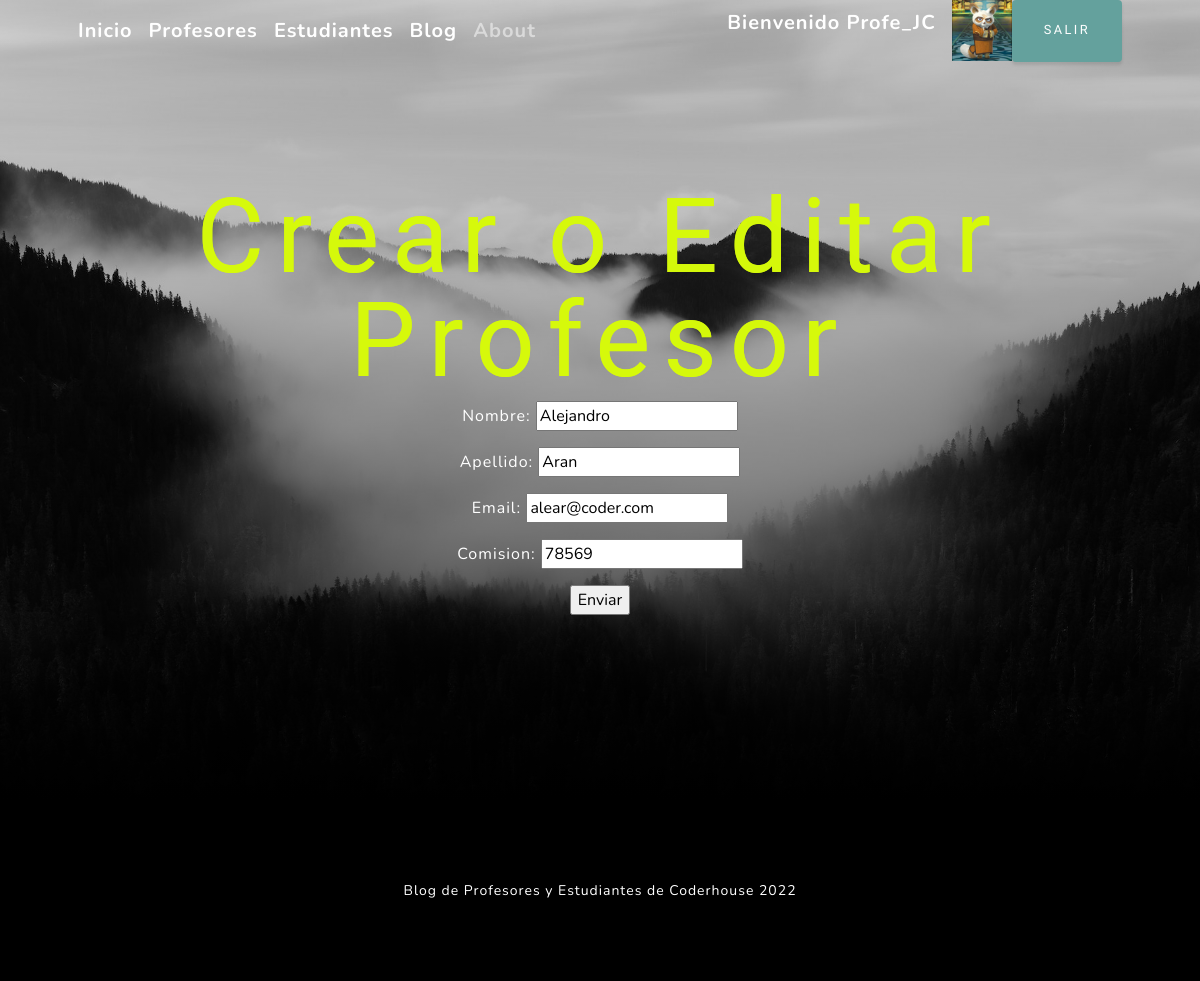
Page /Aplicacion/Peditar/7 (signed in) on the earlier database version.
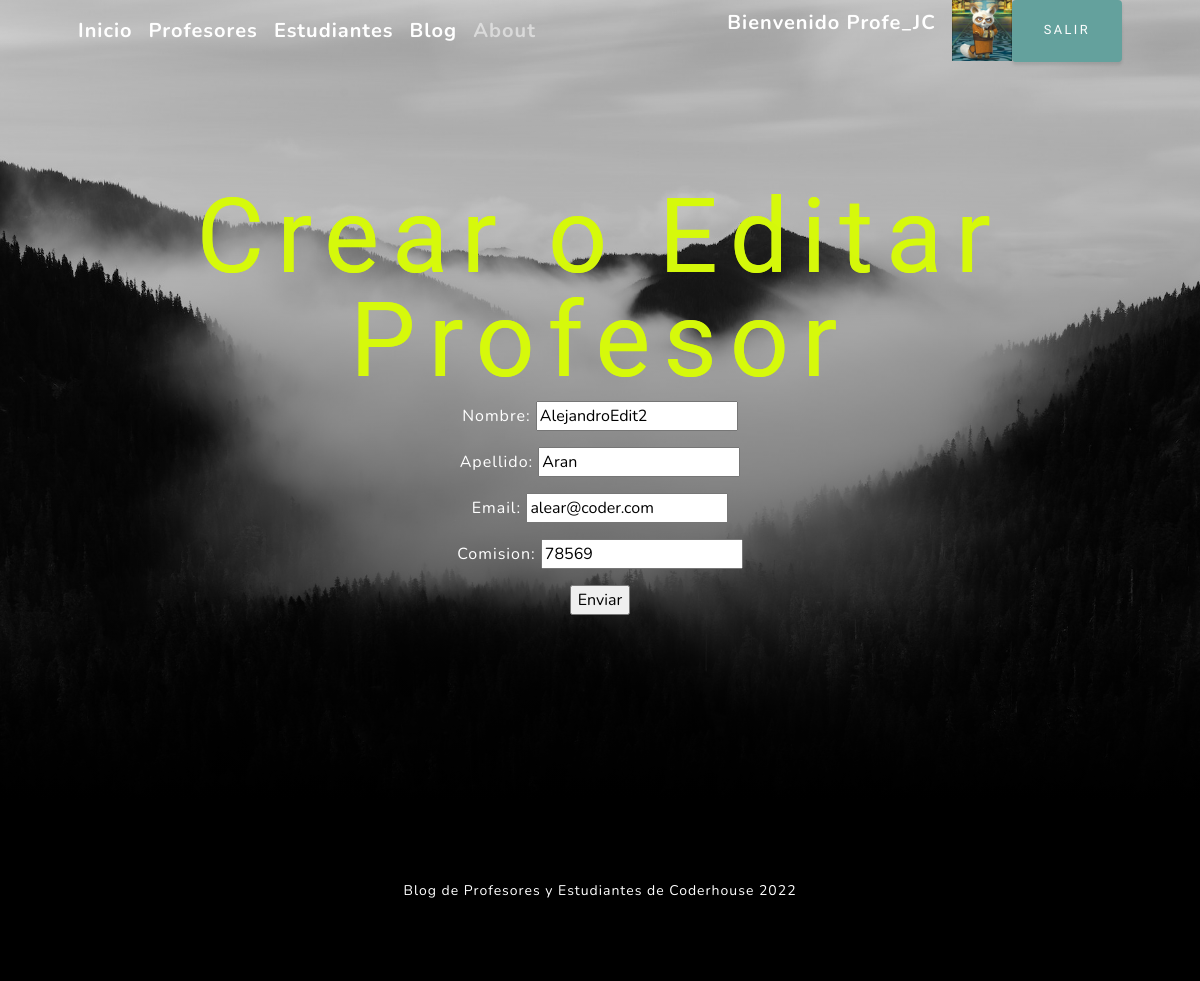
Same page on the later database version.
### Aplicacion/models.py (models this page shows, shortened)
class Profesor(models.Model):
    nombre = models.CharField(max_length=200)
    apellido = models.CharField(max_length=200)
    email = models.EmailField()
    comision = models.IntegerField()
    class Meta:
        verbose_name = "Profesor"
        verbose_name_plural = "profesores"

### Aplicacion/views.py (the view)
# urls.py: re_path(r'^Peditar/(?P<pk>\d+)$', views.ProfesorUpdate.as_view(), name='TeacherEdit'),
class ProfesorUpdate(UpdateView):
    model = Profesor
    success_url = "/Aplicacion/Profesores/profesor/Plista"
    fields = ['nombre', 'apellido', 'email', 'comision']

### Aplicacion/templates/Aplicacion/profesor_form.html
{% extends "Aplicacion/padre.html" %}
{% block contenidoModificable %}
    <h1>Crear o Editar Profesor</h1>
{% endblock %}
{% block contenido2 %}
<body>
    <form method="post">{% csrf_token %}
        {{ form.as_p }}
        <input type="submit" value="Enviar" />
    </form>
</body>
{% endblock %}

Differences in the rows shown:
changed Profesor "Aran": nombre "Alejandro" → "AlejandroEdit2"
